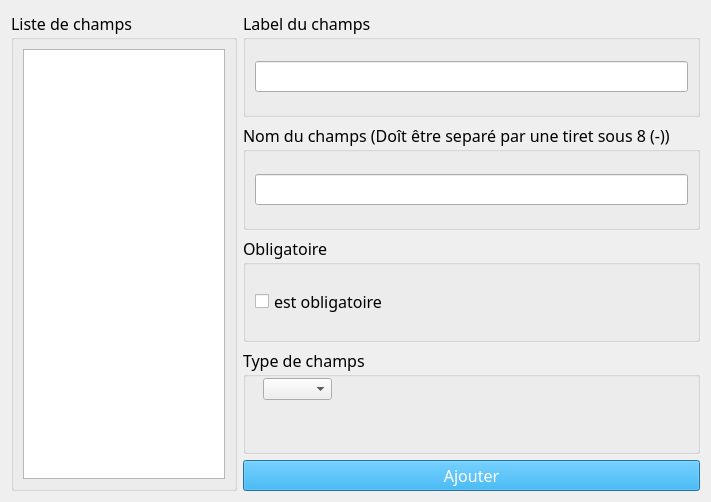
<?xml version="1.0" encoding="UTF-8"?>
<ui version="4.0">
 <class>Dialog</class>
 <widget class="QDialog" name="Dialog">
  <property name="geometry">
   <rect>
    <x>0</x>
    <y>0</y>
    <width>711</width>
    <height>502</height>
   </rect>
  </property>
  <property name="font">
   <font>
    <family>Papyrus</family>
    <pointsize>12</pointsize>
   </font>
  </property>
  <property name="windowTitle">
   <string>Dialog</string>
  </property>
  <layout class="QHBoxLayout" name="horizontalLayout_5">
   <item>
    <widget class="QGroupBox" name="group_box_list">
     <property name="title">
      <string>Liste de champs</string>
     </property>
     <layout class="QHBoxLayout" name="horizontalLayout">
      <item>
       <widget class="QTableWidget" name="table_widget_champs"/>
      </item>
     </layout>
    </widget>
   </item>
   <item>
    <layout class="QVBoxLayout" name="verticalLayout">
     <item>
      <widget class="QGroupBox" name="groupBox">
       <property name="title">
        <string>Label du champs</string>
       </property>
       <layout class="QHBoxLayout" name="horizontalLayout_2">
        <item>
         <widget class="QLineEdit" name="input_label"/>
        </item>
       </layout>
      </widget>
     </item>
     <item>
      <widget class="QGroupBox" name="groupBox_2">
       <property name="title">
        <string>Nom du champs (Doît être separé par une tiret sous 8 (-))</string>
       </property>
       <layout class="QHBoxLayout" name="horizontalLayout_3">
        <item>
         <widget class="QLineEdit" name="input_nom"/>
        </item>
       </layout>
      </widget>
     </item>
     <item>
      <widget class="QGroupBox" name="groupBox_3">
       <property name="title">
        <string>Obligatoire</string>
       </property>
       <layout class="QHBoxLayout" name="horizontalLayout_4">
        <item>
         <widget class="QCheckBox" name="check_box_obligatoire">
          <property name="text">
           <string>est obligatoire</string>
          </property>
         </widget>
        </item>
       </layout>
      </widget>
     </item>
     <item>
      <widget class="QGroupBox" name="groupBox_4">
       <property name="title">
        <string>Type de champs</string>
       </property>
       <widget class="QComboBox" name="combo_type_champs">
        <property name="geometry">
         <rect>
          <x>20</x>
          <y>30</y>
          <width>69</width>
          <height>22</height>
         </rect>
        </property>
       </widget>
      </widget>
     </item>
     <item>
      <widget class="QPushButton" name="btn_add_champs">
       <property name="styleSheet">
        <string notr="true">background-color: rgb(0, 170, 255);
color: rgb(255, 255, 255);</string>
       </property>
       <property name="text">
        <string>Ajouter</string>
       </property>
      </widget>
     </item>
    </layout>
   </item>
  </layout>
 </widget>
 <resources/>
 <connections/>
</ui>
